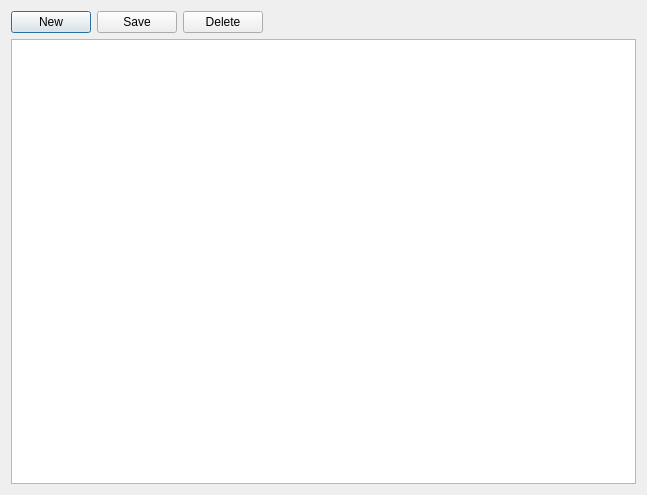
<?xml version="1.0" encoding="UTF-8"?>
<ui version="4.0">
 <class>PayTypesDialog</class>
 <widget class="QDialog" name="PayTypesDialog">
  <property name="geometry">
   <rect>
    <x>0</x>
    <y>0</y>
    <width>647</width>
    <height>495</height>
   </rect>
  </property>
  <property name="windowTitle">
   <string>Pay Types</string>
  </property>
  <layout class="QVBoxLayout" name="verticalLayout">
   <item>
    <layout class="QHBoxLayout" name="horizontalLayout">
     <item>
      <widget class="QPushButton" name="pushButton">
       <property name="text">
        <string>New</string>
       </property>
      </widget>
     </item>
     <item>
      <widget class="QPushButton" name="pushButton_2">
       <property name="text">
        <string>Save</string>
       </property>
      </widget>
     </item>
     <item>
      <widget class="QPushButton" name="pushButton_3">
       <property name="text">
        <string>Delete</string>
       </property>
      </widget>
     </item>
     <item>
      <spacer name="horizontalSpacer">
       <property name="orientation">
        <enum>Qt::Horizontal</enum>
       </property>
       <property name="sizeHint" stdset="0">
        <size>
         <width>40</width>
         <height>20</height>
        </size>
       </property>
      </spacer>
     </item>
    </layout>
   </item>
   <item>
    <widget class="QTableView" name="tblPayTypesEditor"/>
   </item>
  </layout>
 </widget>
 <resources/>
 <connections/>
</ui>
